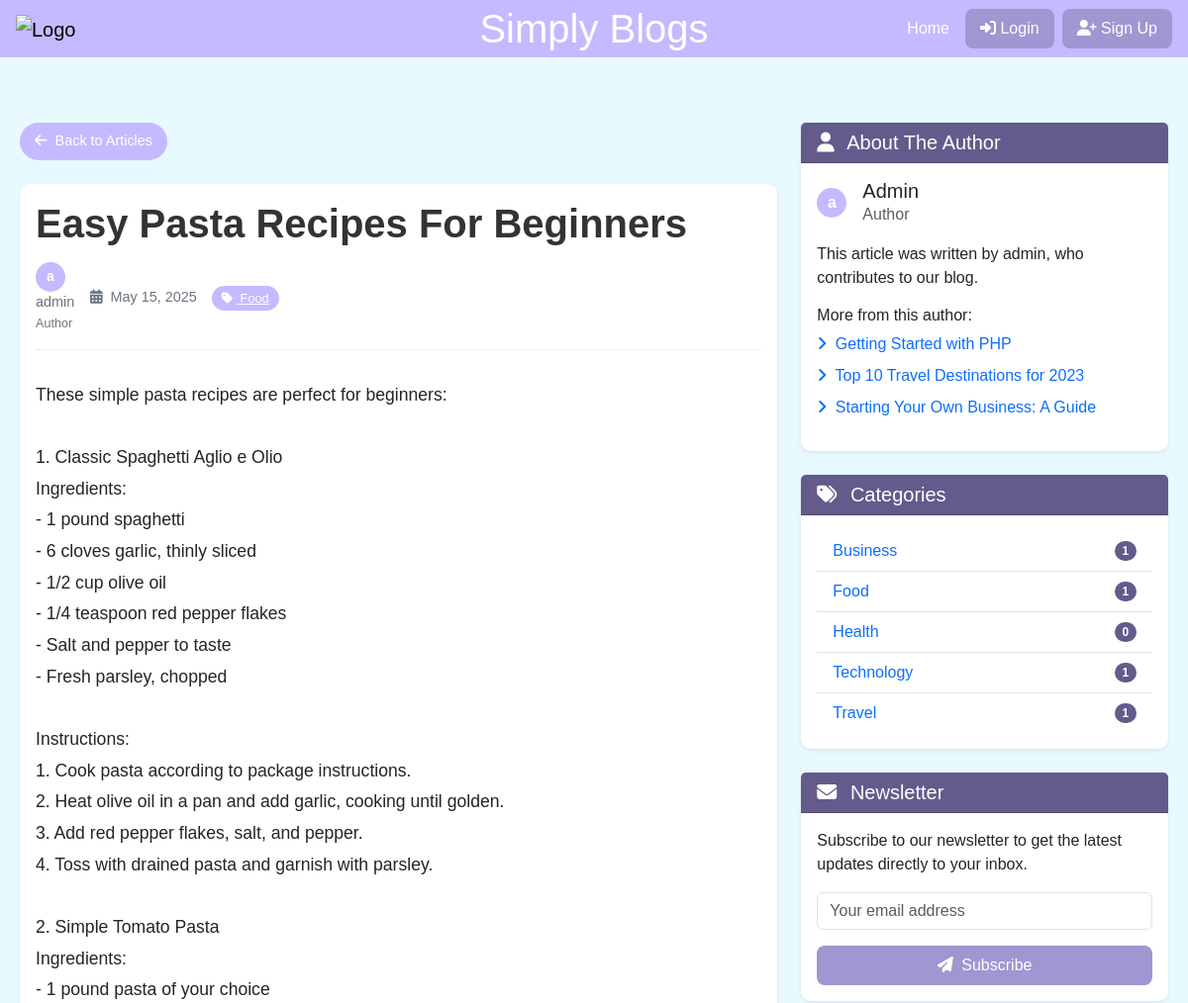
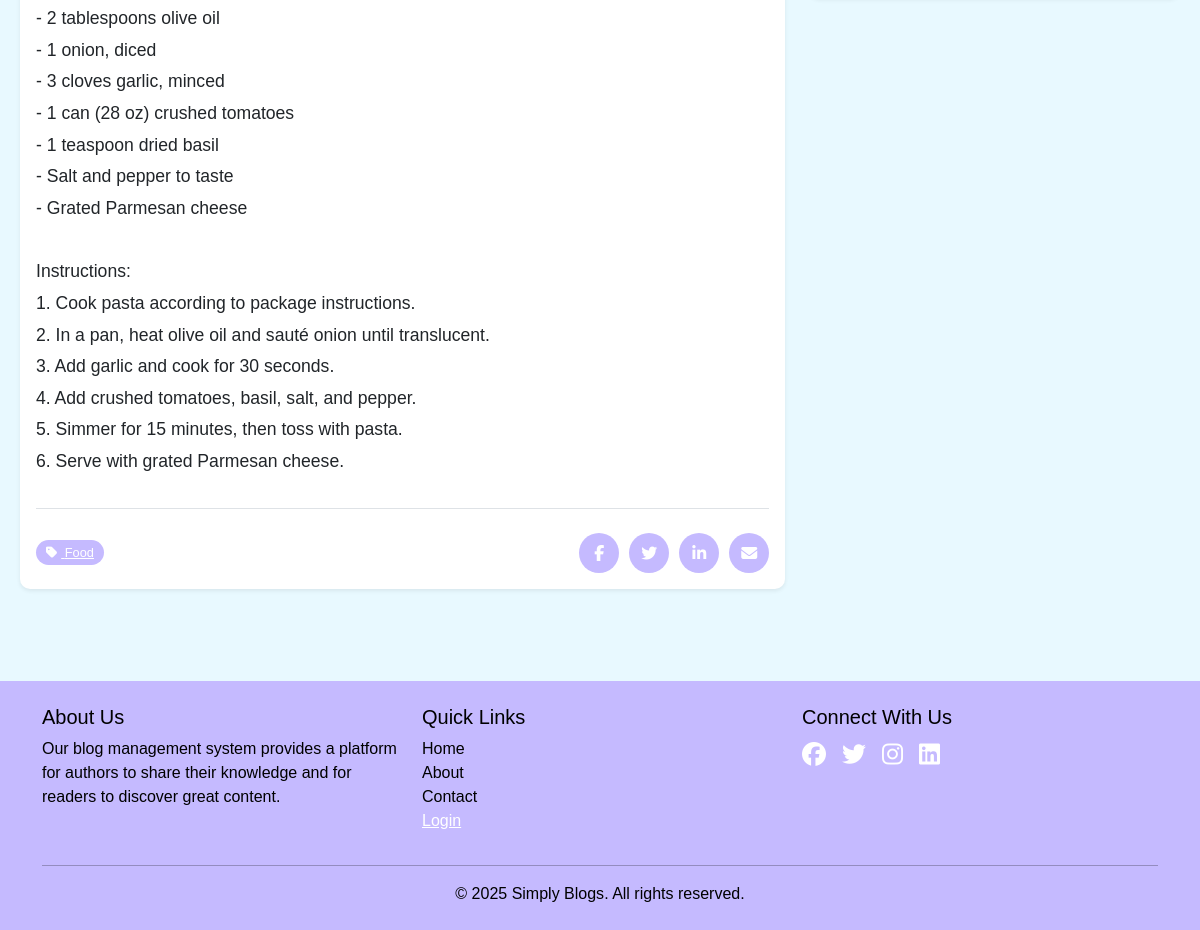
Page /view_post.php?id=3 on the committed database (2 pictures, top to bottom).
### tables this page shows
CREATE TABLE IF NOT EXISTS posts_details (
  post_id INT AUTO_INCREMENT PRIMARY KEY,
  title VARCHAR(255) NOT NULL,
  content TEXT NOT NULL,
  r_author_id INT NOT NULL,
  r_category_id INT NOT NULL,
  image_link VARCHAR(255),
  post_status ENUM('draft', 'published') NOT NULL DEFAULT 'draft',
  create_time DATETIME NOT NULL DEFAULT CURRENT_TIMESTAMP,
  update_time DATETIME NOT NULL DEFAULT CURRENT_TIMESTAMP ON UPDATE CURRENT_TIMESTAMP,
  status_del TINYINT(1) NOT NULL DEFAULT 1,
  FOREIGN KEY (r_author_id) REFERENCES user_details(user_id),
  FOREIGN KEY (r_category_id) REFERENCES categories(category_id)
);

CREATE TABLE IF NOT EXISTS categories (
  category_id INT AUTO_INCREMENT PRIMARY KEY,
  category_name VARCHAR(50) NOT NULL UNIQUE,
  category_description TEXT,
  create_time DATETIME NOT NULL DEFAULT CURRENT_TIMESTAMP,
  update_time DATETIME NOT NULL DEFAULT CURRENT_TIMESTAMP ON UPDATE CURRENT_TIMESTAMP,
  status_del TINYINT(1) NOT NULL DEFAULT 1
);

### config/database.php (called while the page is built, shortened)
<?php
function db_connect()
{
    static $conn = null;
    if ($conn === null) {
        try {
            $conn = new PDO("mysql:host=" . DB_HOST . ";dbname=" . DB_NAME, DB_USER, DB_PASS);
            $conn->setAttribute(PDO::ATTR_ERRMODE, PDO::ERRMODE_EXCEPTION);
            $conn->setAttribute(PDO::ATTR_DEFAULT_FETCH_MODE, PDO::FETCH_ASSOC);
        } catch (PDOException $e) {
            die("Database connection failed: " . $e->getMessage());
        }
    }
    return $conn;
}
function db_query($query, $params = [])
{
    $conn = db_connect();
    $stmt = $conn->prepare($query);
    foreach ($params as $key => $value) {
        if (is_int($key)) {
            $paramIndex = $key + 1;
        } else {
            $paramIndex = $key;
        }
        if (is_int($value)) {
            $stmt->bindValue($paramIndex, $value, PDO::PARAM_INT);
        } else {
            $stmt->bindValue($paramIndex, $value);
        }
    }
    $stmt->execute();
    return $stmt;
}
function db_fetch_row($query, $params = [])
{
    $stmt = db_query($query, $params);
    return $stmt->fetch();
}
function db_fetch_all($query, $params = [])
{
    $stmt = db_query($query, $params);
    return $stmt->fetchAll();
}
?>

### includes/post_functions.php (called while the page is built, shortened)
<?php
require_once 'config/database.php';
require_once 'includes/functions.php';
function get_post($post_id)
{
    $post = db_fetch_row(
        "SELECT
            p.post_id,
            p.title,
            p.content,
            p.image_link,
            p.r_author_id,
            p.r_category_id,
            p.post_status,
            IFNULL(u.user_name, 'Unknown') AS author_name,
            IFNULL(c.category_name, 'Uncategorized') AS category_name,
            p.create_time,
            p.update_time
        FROM posts_details p
        LEFT JOIN user_details u ON p.r_author_id = u.user_id
        LEFT JOIN categories c ON p.r_category_id = c.category_id
        WHERE p.post_id = ? AND p.status_del = 1",
        [$post_id]
    );
    return $post;
}
function get_posts($options = [])
{
    $where_clauses = ["p.status_del = 1"];
    $params = [];
    if (isset($options['author_id'])) {
        $where_clauses[] = "p.r_author_id = ?";
        $params[] = $options['author_id'];
    }
    if (isset($options['category_id'])) {
        $where_clauses[] = "p.r_category_id = ?";
        $params[] = $options['category_id'];
    }
    if (isset($options['status'])) {
        $where_clauses[] = "p.post_status = ?";
        $params[] = $options['status'];
    }
    if (isset($options['exclude'])) {
        $where_clauses[] = "p.post_id != ?";
        $params[] = $options['exclude'];
    }
    $where_clause = implode(' AND ', $where_clauses);
    $limit = isset($options['limit']) ? (int) $options['limit'] : ITEMS_PER_PAGE;
    $offset = isset($options['offset']) ? (int) $options['offset'] : 0;
    $count_query = "SELECT COUNT(*) as total FROM posts_details p WHERE $where_clause";
    $total = db_fetch_row($count_query, $params)['total'];
    $query = "SELECT
                p.post_id,
                p.title,
                p.content,
                p.image_link,
                p.r_author_id,
                p.r_category_id,
                p.post_status,
                IFNULL(u.user_name, 'Unknown') AS author_name,
                IFNULL(c.category_name, 'Uncategorized') AS category_name,
                p.create_time,
                p.update_time
            FROM posts_details p
            LEFT JOIN user_details u ON p.r_author_id = u.user_id
            LEFT JOIN categories c ON p.r_category_id = c.category_id
            WHERE $where_clause
            ORDER BY p.create_time DESC
            LIMIT ? OFFSET ?";
    $params[] = (int) $limit;
    $params[] = (int) $offset;
    $posts = db_fetch_all($query, $params);
    return [
        'total' => $total,
        'limit' => $limit,
        'offset' => $offset,
        'posts' => $posts
    ];
}
?>

### includes/functions.php (called while the page is built, shortened)
<?php
function html_escape($string)
{
    return htmlspecialchars($string, ENT_QUOTES, 'UTF-8');
}
function format_date($date, $format = 'F j, Y')
{
    return date($format, strtotime($date));
}
?>

### includes/category_functions.php (called while the page is built, shortened)
<?php
require_once 'config/database.php';
require_once 'includes/functions.php';
function get_categories($with_post_count = false)
{
    if ($with_post_count) {
        return db_fetch_all(
            "SELECT
                c.category_id,
                c.category_name,
                c.category_description,
                COUNT(p.post_id) as post_count
            FROM categories c
            LEFT JOIN posts_details p ON c.category_id = p.r_category_id AND p.post_status = 'published' AND p.status_del = 1
            WHERE c.status_del = 1
            GROUP BY c.category_id
            ORDER BY c.category_name"
        );
    } else {
        return db_fetch_all(
            "SELECT
                category_id,
                category_name,
                category_description
            FROM categories
            WHERE status_del = 1
            ORDER BY category_name"
        );
    }
}
?>

### view_post.php (the view, shortened to what this page needs)
<?php
require_once 'config/database.php';
require_once 'includes/functions.php';
require_once 'includes/post_functions.php';
require_once 'includes/category_functions.php';
$post_id = $_GET['id'];
$post = get_post($post_id);
$categories = get_categories();
include('components/header.php');
?>
<div class="row">
    <div class="col-lg-8">
        <a href="end_user.php" class="back-button mb-4 d-inline-block">
            <i class="fas fa-arrow-left me-1"></i> Back to Articles
        </a>
        <article class="card shadow-sm mb-4">
            <div class="card-body">
                <header class="article-header">
                    <h1 class="article-title"><?php echo html_escape($post['title']); ?></h1>
                    <div class="article-meta">
                        <div class="author-info">
                            <div class="author-avatar">
                                <?php echo substr($post['author_name'], 0, 1); ?>
                            </div>
                            <div>
                                <div><?php echo html_escape($post['author_name']); ?></div>
                                <small>Author</small>
                            </div>
                        </div>
                        <div>
                            <i class="fas fa-calendar-alt me-1"></i>
                            <?php echo format_date($post['create_time']); ?>
                        </div>
                        <a href="end_user.php?category=<?php echo $post['r_category_id']; ?>" class="category-badge">
                            <i class="fas fa-tag me-1"></i> <?php echo html_escape($post['category_name']); ?>
                        </a>
                    </div>
                </header>
                <div class="article-content">
                    <?php echo nl2br(html_escape($post['content'])); ?>
                </div>
                <div class="d-flex justify-content-between align-items-center mt-4 pt-4 border-top">
                    <div>
                        <a href="end_user.php?category=<?php echo $post['r_category_id']; ?>" class="category-badge">
                            <i class="fas fa-tag me-1"></i> <?php echo html_escape($post['category_name']); ?>
                        </a>
                    </div>
                    <div class="share-buttons">
                        <a href="#" class="share-button share-facebook" title="Share on Facebook">
                            <i class="fab fa-facebook-f"></i>
                        </a>
                        <a href="#" class="share-button share-twitter" title="Share on Twitter">
                            <i class="fab fa-twitter"></i>
                        </a>
                        <a href="#" class="share-button share-linkedin" title="Share on LinkedIn">
                            <i class="fab fa-linkedin-in"></i>
                        </a>
                        <a href="#" class="share-button share-email" title="Share via Email">
                            <i class="fas fa-envelope"></i>
                        </a>
                    </div>
                </div>
            </div>
        </article>
    </div>
    <div class="col-lg-4">
        <div class="card mb-4 shadow-sm">
            <div class="card-header heading-for text-white">
                <h5 class="mb-0"><i class="fas fa-user me-2"></i> About the Author</h5>
            </div>
            <div class="card-body">
                <div class="d-flex align-items-center mb-3">
                    <div class="author-avatar me-3">
                        <?php echo substr($post['author_name'], 0, 1); ?>
                    </div>
                    <div>
                        <h5 class="mb-0"><?php echo html_escape($post['author_name']); ?></h5>
                        <div class="text-muted">Author</div>
                    </div>
                </div>
                <p>This article was written by <?php echo html_escape($post['author_name']); ?>, who contributes to our blog.</p>
                <?php
                $author_options = [
                    'status' => 'published',
                    'author_id' => $post['r_author_id'],
                    'limit' => 3,
                    'exclude' => $post_id
                ];
                $author_posts_result = get_posts($author_options);
                $author_posts = $author_posts_result['posts'];
                if (!empty($author_posts)):
                ?>
                    <h6 class="mt-3">More from this author:</h6>
                    <ul class="list-unstyled">
                        <?php foreach ($author_posts as $author_post): ?>
                            <li class="mb-2">
                                <a href="view_post.php?id=<?php echo $author_post['post_id']; ?>" class="text-decoration-none">
                                    <i class="fas fa-angle-right me-1"></i> <?php echo html_escape($author_post['title']); ?>
                                </a>
                            </li>
                        <?php endforeach; ?>
                    </ul>
                <?php endif; ?>
            </div>
        </div>
        <div class="card mb-4 shadow-sm">
            <div class="card-header heading-for text-white">
                <h5 class="mb-0"><i class="fas fa-tags me-2"></i> Categories</h5>
            </div>
            <div class="card-body">
                <ul class="list-group list-group-flush">
                    <?php foreach ($categories as $category): ?>
                        <li class="list-group-item d-flex justify-content-between align-items-center">
                            <a href="end_user.php?category=<?php echo $category['category_id']; ?>" class="text-decoration-none">
                                <?php echo html_escape($category['category_name']); ?>
                            </a>
                            <span class="badge heading-for rounded-pill">
                                <?php
                                $cat_posts = get_posts(['category_id' => $category['category_id'], 'status' => 'published']);
                                echo count($cat_posts['posts']);
                                ?>
                            </span>
                        </li>
                    <?php endforeach; ?>
                </ul>
            </div>
        </div>
        <div class="card mb-4 shadow-sm">
            <div class="card-header heading-for text-white">
                <h5 class="mb-0"><i class="fas fa-envelope me-2"></i> Newsletter</h5>
            </div>
            <div class="card-body">
                <p>Subscribe to our newsletter to get the latest updates directly to your inbox.</p>
                <form>
                    <div class="mb-3">
                        <input type="email" class="form-control" placeholder="Your email address">
                    </div>
                    <div class="d-grid">
                        <button type="submit" class="btn manual-button">
                            <i class="fas fa-paper-plane me-1"></i> Subscribe
                        </button>
                    </div>
                </form>
            </div>
        </div>
    </div>
</div>
<?php
include('components/footer.php');
?>

### assets/css/main.css (style rules this page uses)
:root { --primary: #e8f9ff; --secondary: #c4d9ff; --third: #c5baff; --white: #fff; --hover-color: #6b5daf; --active-color: #9184d3; --head: #a096d1; --cancel: #84a98ccf; --black: black; --heading: #635b8b; }
.heading-for { background: var(--heading); }
body { font-family: "Calibri", sans-serif; background-color: var(--primary); padding-top: 80px; }
h1, h3, h5 { text-transform: capitalize; }
.card { border: none; border-radius: 10px; }
.manual-button { background-color: var(--head); color: var(--white); border: none; padding: 8px 15px; border-radius: 8px; transition: all 0.3s; margin-top: 0; }
.author-avatar { width: 30px; height: 30px; border-radius: 50%; margin-right: 10px; background-color: var(--third); color: white; display: flex; align-items: center; justify-content: center; font-weight: bold; }
.category-badge { display: inline-block; padding: 3px 10px; border-radius: 15px; font-size: 0.8rem; margin-right: 5px; background-color: var(--third); color: white; }
.back-button { display: inline-block; padding: 8px 15px; background-color: var(--third); color: white; border-radius: 20px; font-size: 0.9rem; text-decoration: none; transition: background-color 0.2s ease; margin-bottom: 20px; }
.article-header { margin-bottom: 30px; }
.article-title { font-size: 2.5rem; font-weight: 700; margin-bottom: 15px; color: #333; }
.article-meta { font-size: 0.9rem; color: #6c757d; margin-bottom: 20px; padding-bottom: 15px; border-bottom: 1px solid #eee; display: flex; align-items: center; flex-wrap: wrap; gap: 15px; }
.article-content { font-size: 1.1rem; line-height: 1.8; margin-bottom: 30px; }
.share-buttons { display: flex; gap: 10px; }
.share-button { width: 40px; height: 40px; border-radius: 50%; background-color: var(--third); color: white; display: flex; align-items: center; justify-content: center; text-decoration: none; transition: transform 0.2s ease, background-color 0.2s ease; }

### rows in the picture
posts_details: title "Easy Pasta Recipes For Beginners", create_time "May 15, 2025", content "These simple pasta recipes are perfect for beginners: 1. Classic Spaghetti Aglio e Olio Ingredients: - 1 pound spaghetti - 6 cloves garlic, thinly sliced - 1/2 cup olive oil - 1/4 teaspoon red pepper flakes - Salt and pepper to taste - Fresh parsley, chopped Instructions: 1. Cook pasta according to package instructions. 2. Heat olive oil in a pan and add garlic, cooking until golden. 3. Add red pepper flakes, salt, and pepper. 4. Toss with drained pasta and garnish with parsley. 2. Simple Tomato Pasta Ingredients: - 1 pound pasta of your choice - 2 tablespoons olive oil - 1 onion, diced - 3 cloves garlic, minced - 1 can (28 oz) crushed tomatoes - 1 teaspoon dried basil - Salt and pepper to…"
posts_details: title "Getting Started with PHP"
posts_details: title "Top 10 Travel Destinations for 2023"
posts_details: title "Starting Your Own Business: A Guide"
categories: category_name "Business", count($cat_posts['posts']) "1"
categories: category_name "Food", count($cat_posts['posts']) "1"
categories: category_name "Health", count($cat_posts['posts']) "0"
categories: category_name "Technology", category_id "1"
categories: category_name "Travel", count($cat_posts['posts']) "1"

### other values in the picture
$header_title "Simply Blogs"
substr($post['author_name'], 0, 1) "a"
$post['author_name'] "admin"
$post['category_name'] "Food"
$post['author_name'] "Admin"
SITE_NAME "Simply Blogs"
